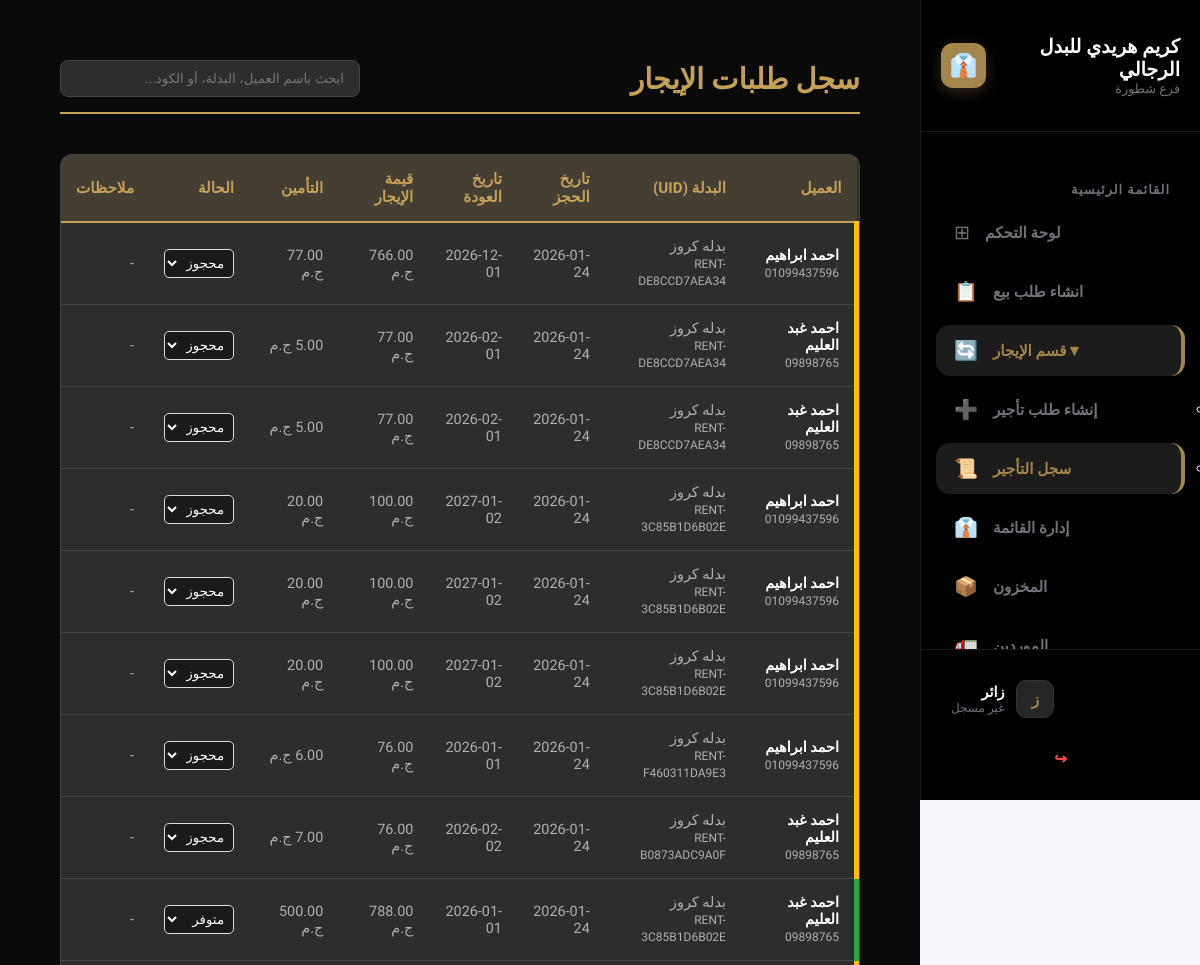
/pos/rental_items/ (upper part), run on an earlier commit of the app's database.
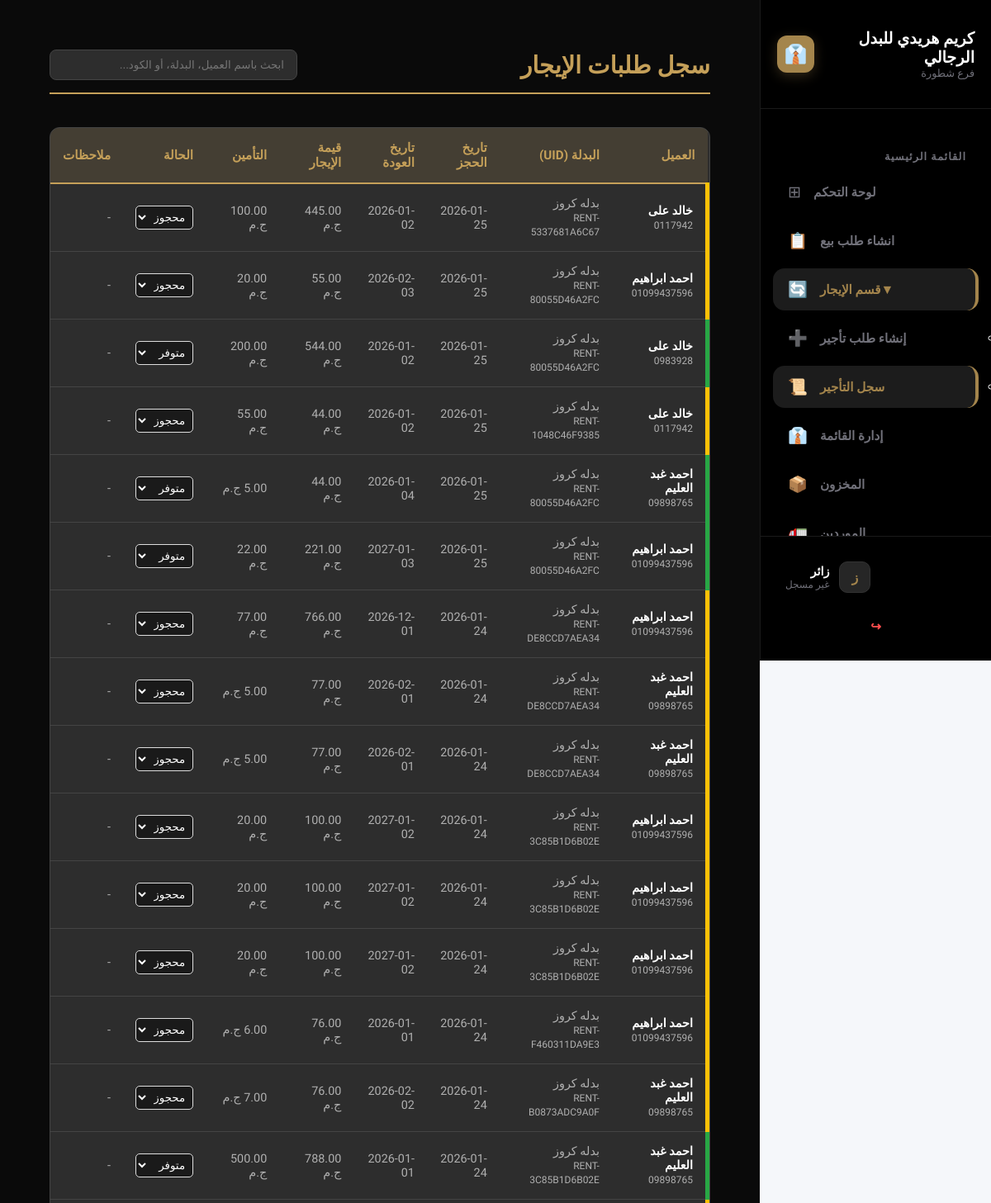
And on a later commit of the database.
### pos/models.py (models this page shows, shortened)
class RentalOrder(models.Model):
    customer = models.ForeignKey(
        Customer,
        on_delete=models.CASCADE,
        verbose_name="العميل"
    )
    item = models.ForeignKey(
        RentalItem,
        on_delete=models.CASCADE,
        verbose_name="البدلة"
    )
    rental_date = models.DateField(
        verbose_name="تاريخ الحجز / الخروج"
    )
    return_date = models.DateField(
        verbose_name="تاريخ العودة المتوقع"
    )
    size = models.ForeignKey(
        Size_choices,
        on_delete=models.CASCADE,
        verbose_name="المقاس"
    )
    pants_size = models.CharField(
        max_length=50,
        verbose_name="مقاس البنطلون"
    )
    color = models.ForeignKey(
        Colors_choices,
        on_delete=models.CASCADE,
        verbose_name="اللون"
    )
    actual_return_date = models.DateField(
        null=True,
        blank=True,
        verbose_name="تاريخ العودة الفعلي"
    )
    total_price = models.DecimalField(
        max_digits=10,
        decimal_places=2,
        verbose_name="قيمة الإيجار"
    )
    deposit_amount = models.DecimalField(
        max_digits=10,
        decimal_places=2,
        verbose_name="مبلغ التأمين"
    )
    status = models.ForeignKey(
        Rental_status_choices,
        on_delete=models.CASCADE,
        verbose_name="حالة البدلة",
        null=True,
        blank=True
    )
    notes = models.TextField(
        blank=True,
        null=True,
        verbose_name="ملاحظات (مقاسات، تعديلات)"
    )

class Customer(models.Model):
    name = models.CharField(max_length=400, verbose_name="اسم العميل")
    mobil = models.CharField(max_length=15)
    address = models.CharField(max_length=1000, verbose_name="عنوان العميل")
    number_of_orders = models.PositiveIntegerField(default=0)

class RentalItem(models.Model):
    UID = models.CharField(max_length=50, unique=True, verbose_name="كود البدلة", editable=False)
    item = models.ForeignKey(InventoryItem, on_delete=models.CASCADE, verbose_name="البدلة", limit_choices_to={'is_rental': True})
    rental_count = models.PositiveIntegerField(default=0, verbose_name="عدد مرات الإيجار")
    profit = models.DecimalField(max_digits=10, decimal_places=2, default=0, verbose_name="الربح من الإيجار")
    status = models.ForeignKey(Rental_status_choices, on_delete=models.CASCADE, verbose_name="حالة البدلة", null=True, blank=True, default=1)

class InventoryItem(models.Model):
    name = models.CharField(max_length=200, verbose_name="اسم الصنف")
    category = models.ForeignKey(IngredientCategory, on_delete=models.CASCADE, related_name='items', verbose_name="الفئة")
    size = models.ForeignKey(Size_choices, on_delete=models.CASCADE, verbose_name="الحجم")
    color = models.ForeignKey(Colors_choices, on_delete=models.CASCADE, verbose_name="اللون")
    quantity = models.PositiveIntegerField(verbose_name="الكمية الحالية")
    min_limit = models.PositiveIntegerField(verbose_name="حد الطلب (الحد الأدنى)")
    unit = models.ForeignKey(Unit_choices, on_delete=models.CASCADE, verbose_name="الوحدة")
    unit_cost = models.DecimalField(max_digits=10, decimal_places=2, verbose_name="سعر الوحدة")
    supply_cost = models.DecimalField(max_digits=10, decimal_places=2, verbose_name="تكلفة التوريد")
    profit = models.DecimalField(max_digits=10, decimal_places=2, verbose_name="الربح المتوقع")
    updated_at = models.DateTimeField(auto_now=True, verbose_name="آخر تحديث")
    Supplier = models.ForeignKey(Supplier, on_delete=models.CASCADE, verbose_name="المورد")
    is_rental = models.BooleanField(default=False, verbose_name="هل الصنف للإيجار؟")
    rental_code = models.CharField(max_length=20, unique=True, null=True, blank=True, editable=False, verbose_name="كود الصنف")

### categories/models.py (models this page shows, shortened)
class Rental_status_choices(models.Model):
    status = models.CharField (max_length=100, verbose_name="حالة ايجار المنتج")

### pos/views.py (the view)
# urls.py: path('rental_items/', views.all_rental_items, name='all_rental_items'),
def all_rental_items(request):
    items = RentalOrder.objects.select_related('customer', 'item__item',  'status').all().order_by('-id')
    all_statuses = Rental_status_choices.objects.all()
    return render(request, 'pos/rental_items_list.html', {
        'items': items,
        'all_statuses': all_statuses  # هذه ضرورية جداً للقائمة المنسدلة
    })

### templates/pos/rental_items_list.html (shortened to what this page needs)
{% extends 'base.html' %}
{% load static %}
{% block extra_css %}
<link rel="stylesheet" href="{% static 'css/rental_items.css' %}">
{% endblock %}
{% block content %}
<div class="rental-container">
    <header class="page-header d-flex justify-content-between align-items-center">
        <h2> سجل طلبات الإيجار</h2>
        <div class="search-wrapper">
            <input type="text" id="suitSearch" placeholder="ابحث باسم العميل، البدلة، أو الكود..." onkeyup="filterOrders()">
        </div>
    </header>
    <div class="rental-table-container">
        <table class="table" id="suitTable">
            <thead>
                <tr>
                    <th>العميل</th>
                    <th>البدلة (UID)</th>
                    <th>تاريخ الحجز</th>
                    <th>تاريخ العودة</th>
                    <th>قيمة الإيجار</th>
                    <th>التأمين</th>
                    <th>الحالة</th>
                    <th>ملاحظات</th>
                </tr>
            </thead>
            <tbody>
                {% for item in items %}
                <tr class="item-row row-{{ item.status.status }}"
                    data-name="{{ item.customer.name|lower }} {{ item.item.item.name|lower }} {{ item.item.UID|lower }}">
                    <td>
                        <strong>{{ item.customer.name }}</strong>
                        <br><small>{{ item.customer.mobil }}</small>
                    </td>
                    <td>
                        {{ item.item.item.name }}
                        <br><small class="text-muted">{{ item.item.UID }}</small>
                    </td>
                    <td>{{ item.rental_date|date:"Y-m-d" }}</td>
                    <td class="{% if item.status.status == 'متأخر' %}text-danger fw-bold{% endif %}">
                        {{ item.return_date|date:"Y-m-d" }}
                    </td>
                    <td>{{ item.total_price }} ج.م</td>
                    <td>{{ item.deposit_amount }} ج.م</td>
                    <td>
                        <form method="POST" action="{% url 'update_rental_status' item.id %}">
                            <select name="status_id" class="status-dropdown" onchange="this.form.submit()">
                                {% for status_choice in all_statuses %}
                                    <option value="{{ status_choice.id }}" {% if item.status.id == status_choice.id %}selected{% endif %}>
                                        {{ status_choice.status }}
                                    </option>
                                {% endfor %}
                            </select>
                        </form>
                    </td>
                    <td>
                        {% if item.notes %}
                            <span class="notes-tooltip" title="{{ item.notes }}">
                                <i class="fas fa-comment-dots"></i>
                            </span>
                        {% else %}
                            -
                        {% endif %}
                    </td>
                </tr>
                {% empty %}
                <tr>
                    <td colspan="9" class="text-center py-5">لا توجد سجلات متاحة حالياً</td>
                </tr>
                {% endfor %}
            </tbody>
        </table>
    </div>
</div>
{% endblock %}

### templates/base.html (shortened to what this page needs)
{% load static %}
<!DOCTYPE html>
<html lang="ar" dir="rtl">
<head>
    <link rel="stylesheet" href="{% static 'css/base.css' %}">
    <link rel="stylesheet" href="{% static 'css/sidebar.css' %}">
    {% block extra_css %}{% endblock %}
</head>
<body>
    {% include 'includes/sidebar.html' %}
    <main>
        <div class="main-content">
            {% block content %}{% endblock %}
        </div>
    </main>
</body>
</html>

### templates/includes/sidebar.html (shortened to what this page needs)
<aside class="sidebar">
    <div class="sidebar-header">
        <div class="brand-info">
            <h2 class="store-name">كريم هريدي للبدل الرجالي</h2>
            <p class="store-branch">فرع شطورة</p>
        </div>
        <div class="brand-logo">
            <div class="logo-circle">👔</div> </div>
    </div>
    <nav class="sidebar-menu">
        <div class="menu-section">
            <h3 class="menu-title">القائمة الرئيسية</h3>
            <ul class="menu-items">
                <li>
                    <a href="{% url 'dashboard' %}" class="{% if request.path == '/' %}active{% endif %}">
                        <span class="icon">⊞</span>
                        <span class="text">لوحة التحكم</span>
                    </a>
                </li>
                <li>
                    <a href="{% url 'pos_page' %}" class="{% if request.resolver_match.url_name == 'pos_page' %}active{% endif %}">
                        <span class="icon">📋</span>
                        <span class="text">انشاء طلب بيع</span>
                    </a>
                </li>
                <li class="menu-item-dropdown">
                    <a href="javascript:void(0)" class="dropdown-trigger {% if 'rental' in request.path %}active{% endif %}" onclick="toggleDropdown(this)">
                        <span class="icon">🔄</span>
                        <span class="text">قسم الإيجار</span>
                        <span class="arrow">▼</span>
                    </a>
                    <ul class="submenu">
                        <li>
                            <a href="{% url 'pos_rental_page' %}" class="{% if request.resolver_match.url_name == 'pos_rental_page' %}active{% endif %}">
                                <span class="icon">➕</span>
                                <span class="text">إنشاء طلب تأجير</span>
                            </a>
                        </li>
                        <li>
                            <a href="/pos/rental_items/" class="{% if '/pos/rental_items/' in request.path %}active{% endif %}">
                                <span class="icon">📜</span>
                                <span class="text">سجل التأجير</span>
                            </a>
                        </li>
                    </ul>
                </li>
                <li>
                    <a href="{% url 'menu_management' %}" class="{% if request.resolver_match.url_name == 'menu_management' %}active{% endif %}">
                        <span class="icon">👔</span>
                        <span class="text">إدارة القائمة</span>
                    </a>
                </li>
                <li>
                    <a href="{% url 'inventory_management' %}" class="{% if request.resolver_match.url_name == 'inventory_management' %}active{% endif %}">
                        <span class="icon">📦</span>
                        <span class="text">المخزون</span>
                    </a>
                </li>
                <li>
                    <a href="{% url 'supplies_management' %}" class="{% if request.resolver_match.url_name == 'supplies_management' %}active{% endif %}">
                        <span class="icon">🚛</span>
                        <span class="text">الموردين</span>
                    </a>
                </li>
            </ul>
        </div>
    </nav>
    <div class="user-section">
        <div class="user-info-wrapper">
            <div class="user-avatar">
                {% if user.is_authenticated %}
                    <span class="avatar-letter">{{ user.first_name|first|upper }}</span>
                {% else %}
                    <span class="avatar-letter">ز</span>
                {% endif %}
            </div>
            <div class="user-details">
                <h4 class="user-name">
                    {% if user.is_authenticated %}
                        {{ user.get_full_name|default:user.username }}
                    {% else %}
                        زائر
                    {% endif %}
                </h4>
                <p class="user-role">
                    {% if user.is_authenticated %}
                        {% if user.is_superuser %}مدير نظام{% else %}كاشير{% endif %}
                    {% else %}
                        غير مسجل
                    {% endif %}
                </p>
            </div>
        </div>
        <form method="post" action="{% url 'logout' %}">
            <button type="submit" class="logout-btn" title="تسجيل الخروج">
                <span class="logout-icon">↪</span>
            </button>
        </form>
    </div>
</aside>

What changed in the data, as far as the page shows it:
added RentalOrder: customer.name "خالد على", customer.mobil "0117942", item.item.name "بدله كروز", item.UID "RENT-5337681A6C67", rental_date "2026-01-25", return_date "2026-01-02", total_price "445.00", deposit_amount "100.00", status_id "محجوز"
added RentalOrder: customer.name "احمد ابراهيم", customer.mobil "01099437596", item.item.name "بدله كروز", item.UID "RENT-80055D46A2FC", rental_date "2026-01-25", return_date "2026-02-03", total_price "55.00", deposit_amount "20.00", status_id "محجوز"
added RentalOrder: customer.name "خالد على", customer.mobil "0983928", item.item.name "بدله كروز", item.UID "RENT-80055D46A2FC", rental_date "2026-01-25", return_date "2026-01-02", total_price "544.00", deposit_amount "200.00", status_id "متوفر"
added RentalOrder: customer.name "خالد على", customer.mobil "0117942", item.item.name "بدله كروز", item.UID "RENT-1048C46F9385", rental_date "2026-01-25", return_date "2026-01-02", total_price "44.00", deposit_amount "55.00", status_id "محجوز"
added RentalOrder: customer.name "احمد غبد العليم", customer.mobil "09898765", item.item.name "بدله كروز", item.UID "RENT-80055D46A2FC", rental_date "2026-01-25", return_date "2026-01-04", total_price "44.00", deposit_amount "5.00", status_id "متوفر"
added RentalOrder: customer.name "احمد ابراهيم", customer.mobil "01099437596", item.item.name "بدله كروز", item.UID "RENT-80055D46A2FC", rental_date "2026-01-25", return_date "2027-01-03", total_price "221.00", deposit_amount "22.00", status_id "متوفر"
